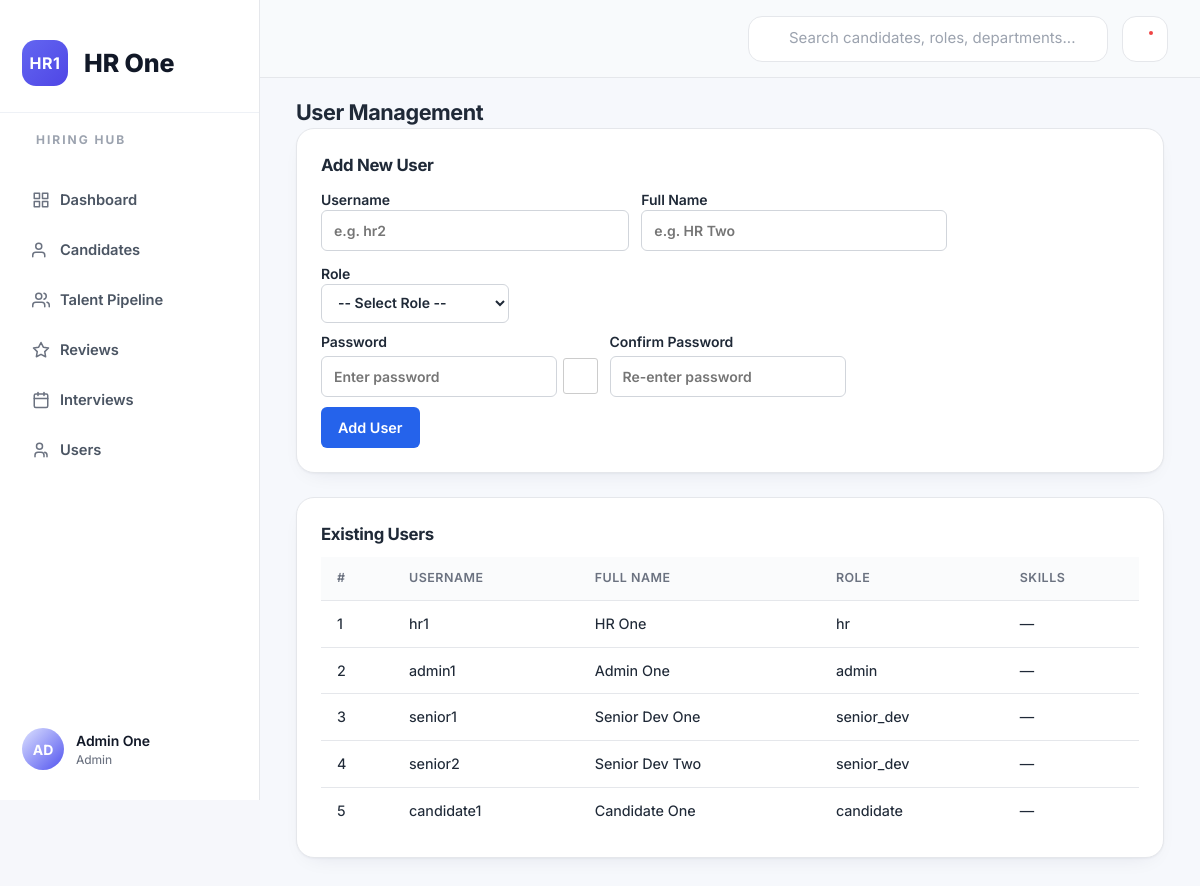
The app's page /admin/users (signed in) with its own data.
### app/core/models.py (models this page shows)
class User(Base):
    __tablename__ = "users"
    id: Mapped[int] = mapped_column(Integer, primary_key=True, index=True)
    username: Mapped[str] = mapped_column(String(50), unique=True, nullable=False, index=True)
    password_hash: Mapped[str] = mapped_column(String(255), nullable=False)
    role: Mapped[str] = mapped_column(String(30), nullable=False, index=True)
    full_name: Mapped[str] = mapped_column(String(120), nullable=False)
    skills: Mapped[str] = mapped_column(Text, default="")
    created_at: Mapped[datetime] = mapped_column(DateTime, default=datetime.utcnow)

### app/routes/admin.py (the view)
@router.get(
    "/admin/users",
    name="admin_users",
    response_class=HTMLResponse,
)
def admin_users(
    request: Request,
    db: Session = Depends(get_db),
    user: User = Depends(require_role("admin")),
):
    users = list(
        db.scalars(
            select(User).order_by(User.id)
        )
    )
    return templates.TemplateResponse(
        request,
        "admin_users.html",
        {
            "request": request,
            "user": user,
            "users": users,
            "skill_options": SENIOR_DEV_SKILLS,
        },
    )

### templates/admin_users.html (shortened to what this page needs)
{% extends "base.html" %}
{% block content %}
<h2>User Management</h2>
<div class="card">
  <h3>Add New User</h3>
  <form method="post" data-validate-passwords>
    <div class="row">
      <label>Username
        <input type="text" name="username" placeholder="e.g. hr2" required />
      </label>
      <label>Full Name
        <input type="text" name="full_name" placeholder="e.g. HR Two" required />
      </label>
      <label>Role
        <select name="role" id="role_select" required>
          <option value="">-- Select Role --</option>
        </select>
      </label>
    </div>
    <div class="row" style="margin-top:8px;">
      <label>Password
        <div style="display:flex;align-items:center;gap:6px;margin-top:4px;">
          <input type="password" id="password" name="password" placeholder="Enter password" required />
          <button type="button" data-toggle-password="password" data-eye="eye1" style="background:none;border:1px solid #ccc;padding:6px 9px;cursor:pointer;border-radius:3px;">
            <span id="eye1">👁</span>
          </button>
        </div>
      </label>
      <label>Confirm Password
        <div style="display:flex;align-items:center;gap:6px;margin-top:4px;">
          <input type="password" id="confirm_password" placeholder="Re-enter password" required />
        </div>
      </label>
    </div>
    <div style="margin-top:10px;">
      <button type="submit">Add User</button>
    </div>
  </form>
</div>
<div class="card">
  <h3>Existing Users</h3>
  <table>
    <tr>
      <th>#</th>
      <th>Username</th>
      <th>Full Name</th>
      <th>Role</th>
      <th>Skills</th>
    </tr>
    {% for u in users %}
    <tr>
      <td>{{ loop.index }}</td>
      <td>{{ u.username }}</td>
      <td>{{ u.full_name }}</td>
      <td>{{ u.role }}</td>
      <td>{{ u.skills or '—' }}</td>
    </tr>
    {% endfor %}
  </table>
</div>
{% endblock %}

### templates/_sidebar.html (shortened to what this page needs)
<aside class="sidebar">
    <div class="sidebar-brand">
        <div class="sidebar-logo">
            <div class="logo-icon">HR1</div>
            <div class="logo-text">
                HR One
            </div>
        </div>
    </div>
     <div class="sidebar-title">
            HIRING HUB
        </div>
  <nav>
    <ul class="sidebar-nav">
      <li>
        <a href="{{ request.url_for('dashboard').path }}">
          <svg class="icon" viewBox="0 0 24 24" fill="none" stroke="currentColor" stroke-width="2" stroke-linecap="round" stroke-linejoin="round"><rect x="3" y="3" width="7" height="7"/><rect x="14" y="3" width="7" height="7"/><rect x="3" y="14" width="7" height="7"/><rect x="14" y="14" width="7" height="7"/></svg>
          <span>Dashboard</span>
        </a>
      </li>
      {% if user.role in ["hr", "admin"] %}
        <li>
          <a href="{{ request.url_for('hr_candidates').path }}">
            <svg class="icon" viewBox="0 0 24 24" fill="none" stroke="currentColor" stroke-width="2" stroke-linecap="round" stroke-linejoin="round"><path d="M17 21v-2a4 4 0 0 0-4-4H5a4 4 0 0 0-4 4v2"/><circle cx="9" cy="7" r="4"/></svg>
            <span>Candidates</span>
          </a>
        </li>
      {% endif %}
      {% if user.role in ["hr", "admin"] %}
        <li>
         <a href="{{ request.url_for('talent_pipeline').path }}">
            <svg class="icon" viewBox="0 0 24 24" fill="none" stroke="currentColor" stroke-width="2" stroke-linecap="round" stroke-linejoin="round"><path d="M17 21v-2a4 4 0 0 0-4-4H5a4 4 0 0 0-4 4v2"/><circle cx="9" cy="7" r="4"/><path d="M23 21v-2a4 4 0 0 0-3-3.87"/><path d="M16 3.13a4 4 0 0 1 0 7.75"/></svg>
            <span>Talent Pipeline</span>
          </a>
        </li>
      {% endif %}
      {% if user.role in ["senior_dev", "admin"] %}
        <li>
          <a href="{{ request.url_for('senior_reviews').path }}">
            <svg class="icon" viewBox="0 0 24 24" fill="none" stroke="currentColor" stroke-width="2" stroke-linecap="round" stroke-linejoin="round"><polygon points="12 2 15.09 8.26 22 9.27 17 14.14 18.18 21.02 12 17.77 5.82 21.02 7 14.14 2 9.27 8.91 8.26 12 2"/></svg>
            <span>Reviews</span>
          </a>
        </li>
      {% endif %}
      {% if user.role in ["senior_dev", "admin"] %}
        <li>
          <a href="{{ request.url_for('senior_interviews').path }}">
            <svg class="icon" viewBox="0 0 24 24" fill="none" stroke="currentColor" stroke-width="2" stroke-linecap="round" stroke-linejoin="round"><rect x="3" y="4" width="18" height="18" rx="2" ry="2"/><line x1="16" y1="2" x2="16" y2="6"/><line x1="8" y1="2" x2="8" y2="6"/><line x1="3" y1="10" x2="21" y2="10"/></svg>
            <span>Interviews</span>
          </a>
        </li>
      {% endif %}
      {% if user.role == "admin" %}
        <li>
          <a href="{{ request.url_for('admin_users').path }}">
            <svg class="icon" viewBox="0 0 24 24" fill="none" stroke="currentColor" stroke-width="2" stroke-linecap="round" stroke-linejoin="round"><path d="M20 21v-2a4 4 0 0 0-3-3.87"/><path d="M4 21v-2a4 4 0 0 1 4-4h4a4 4 0 0 1 4 4v2"/><circle cx="10" cy="7" r="4"/></svg>
            <span>Users</span>
          </a>
        </li>
      {% endif %}
    </ul>
  </nav>
 <div class="sidebar-footer">
    <div class="sidebar-user">
        <div class="sidebar-user-avatar">
            {{ (user.full_name or "HR")[:2]|upper }}
        </div>
        <div class="sidebar-user-info">
            <div class="sidebar-user-name">
                {{ user.full_name }}
            </div>
            <div class="sidebar-user-role">
                {{ user.role|capitalize }}
            </div>
        </div>
    </div>
</div>
</aside>

### records on screen
User: full_name "AD", full_name "Admin One", role "Admin", username "admin1", role "admin", skills "—"
User: username "hr1", full_name "HR One", role "hr", skills "—"
User: username "senior1", full_name "Senior Dev One", role "senior_dev", skills "—"
User: username "senior2", full_name "Senior Dev Two", role "senior_dev", skills "—"
User: username "candidate1", full_name "Candidate One", role "candidate", skills "—"
